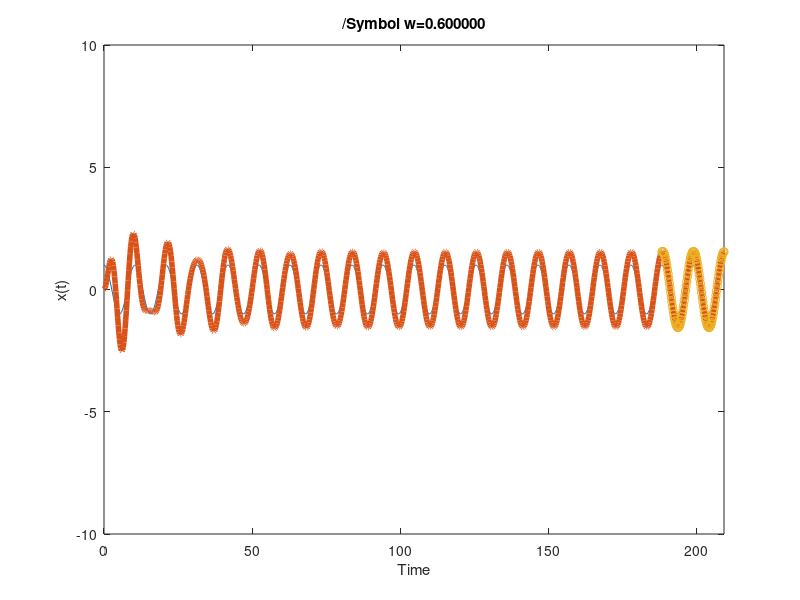

MATLAB code for this plot: (Note: this script raises an error after producing the figure.)
# "mck.m"
global k c omeg;
k=1; c=0.1;
### シミュレーションから計測した振幅比 ###
function dx=eom(x,t)
 global k c omeg;
 A=[ 0,  1; ...
    -k, -c ];
 b=[0;1];
 ut=cos(omeg*t);
 dx=A*x+b*ut;
endfunction
omn=51; freq1=linspace(0.6,1.4,omn);
xpp=[];
for omi=1:omn;
 omeg=freq1(omi);
 T=2*pi/omeg;
 tt=linspace(0,20*T,20*50);
 xx=lsode(@eom,[0;0],tt);
 tti=[20*45:20*50]; #終端時刻付近のデータ番号
 steady=xx(tti,1);  #定常応答
 plot(tt,cos(omeg*tt), "-", ... #入力
      tt,xx(:,1),"-",'linewidth',4,  ... #応答
      tt(tti),steady,"o"); #p-pの計測点
 xlabel("Time"); ylabel("x(t)");
 axis([0,20*T,-10,10]);
 title(sprintf("{/Symbol w}=%f",omeg));
 drawnow(); sleep(0.1);
 switch (omi)
  case 1
   title(""); print -deps2 -F:24 mck_01.eps
  case 26
   title(""); print -deps2 -F:24 mck_26.eps
  case 51
   title(""); print -deps2 -F:24 mck_51.eps
 endswitch
 pp=max(steady)-min(steady);
 xpp=[xpp;pp/2];
endfor
sleep(1);
plot(freq1,xpp,"o;x_{p-p}/2;",'markersize',8);
xlabel("{/Symbol w}"); ylabel("R"); axis([0.6,1.4,0,12]);
sleep(2);
### 伝達関数で計算した振幅比 ###
function y=G(s)
 global k c;
 A=[ 0,  1; ...
    -k, -c ];
 b=[0;1];
 I=eye(2); #単位行列
 inv(s*I-A);
 y=inv(s*I-A)*b;
endfunction
freq2=linspace(0.6,1.4,100); RR=[];
for j=1:100
  omeg=freq2(j);
  Giw=G(i*omeg);
  R=abs(Giw);   #振幅比 (変位,速度)
  phi=arg(Giw); #位相差 (変位,速度)
  RR=[RR,R(1)]; #振幅比 (変位)
endfor
hold on;
plot(freq2,RR,"r-;|G(i{/Symbol w})|;",'linewidth',5);
xlabel('{/Symbol w}'); ylabel('R'); axis([0.6,1.4,0,12]);
drawnow();
print -deps2 -F:24 mck_R.eps